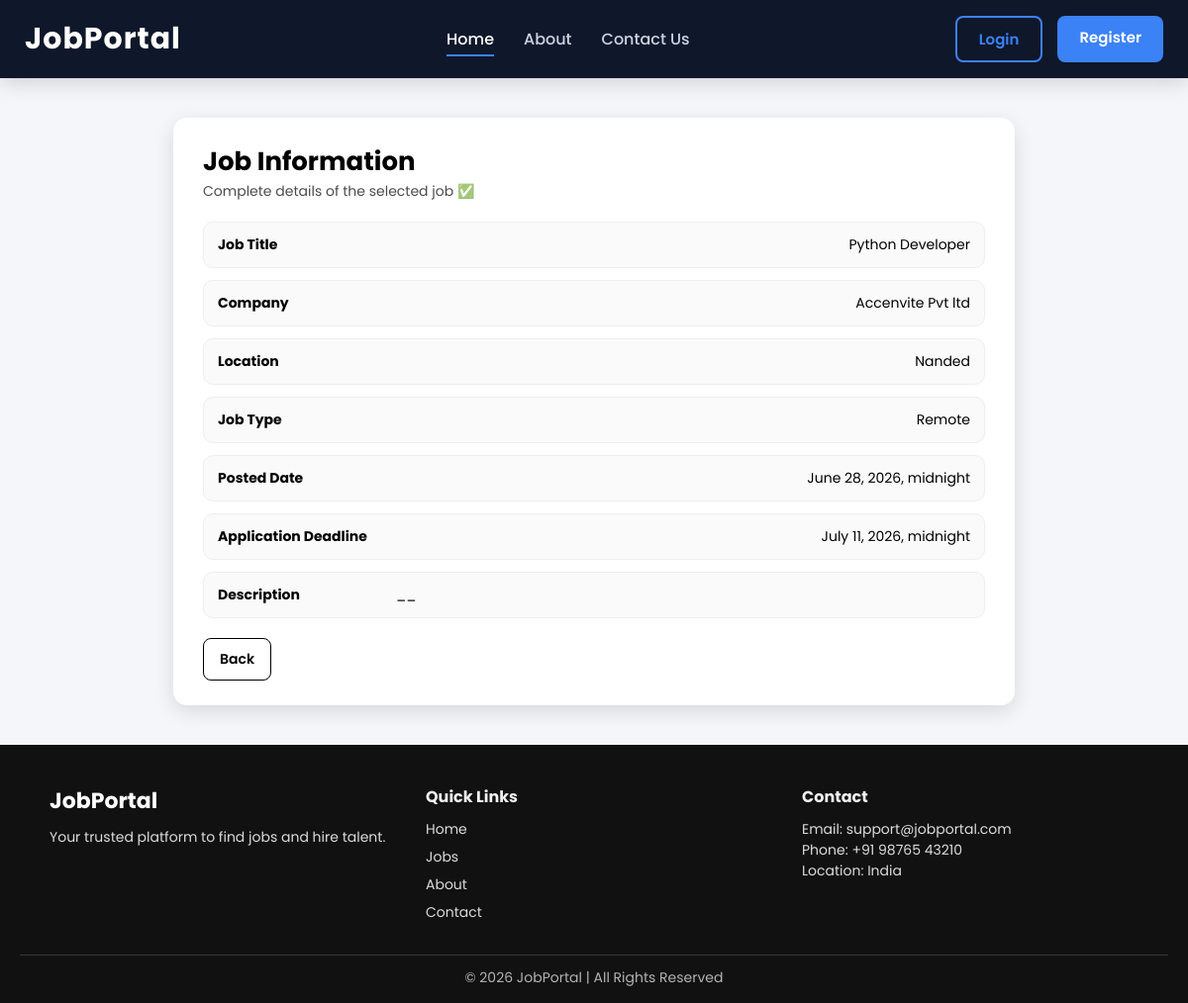
Page /info/1/ on the committed database.
### portal/models.py (models this page shows)
class Job(models.Model):
    title = models.CharField(max_length=200)
    company = models.CharField(max_length=100, null=True)
    description = models.TextField()
    location = models.CharField(max_length=100)
    job_type = models.CharField(max_length=50)
    description = models.TextField()
    posted_date = models.DateTimeField()
    application_deadline = models.DateTimeField()
    salary_range = models.CharField(max_length=50, null=True)

### portal/views.py (the view)
# urls.py: path('info/<int:pk>/', info_job, name='info_url'),
def info_job(request, pk):
    job = get_object_or_404(Job, pk=pk)
    context = {'job': job}
    template_name = "portal/info.html"
    return render (request, template_name, context)

### templates/portal/info.html (shortened to what this page needs)
{% extends "base.html" %}
{% load static %}
{% block content %}
<div class="info-page">
  <div class="info-card">
    <div class="info-header">
      <h1>Job Information</h1>
      <p>Complete details of the selected job ✅</p>
    </div>
    <div class="info-body">
      <div class="info-row">
        <span class="info-label">Job Title</span>
        <span class="info-value">{{ job.title }}</span>
      </div>
      <div class="info-row">
        <span class="info-label">Company</span>
        <span class="info-value">{{ job.company|default:"-" }}</span>
      </div>
      <div class="info-row">
        <span class="info-label">Location</span>
        <span class="info-value">{{ job.location }}</span>
      </div>
      <div class="info-row">
        <span class="info-label">Job Type</span>
        <span class="info-value">{{ job.job_type }}</span>
      </div>
      <div class="info-row">
        <span class="info-label">Posted Date</span>
        <span class="info-value">{{ job.posted_date }}</span>
      </div>
      <div class="info-row">
        <span class="info-label">Application Deadline</span>
        <span class="info-value">{{ job.application_deadline }}</span>
      </div>
      <div class="info-row desc-row">
        <span class="info-label">Description</span>
        <span class="info-value">{{ job.description }}</span>
      </div>
    </div>
    <div class="info-actions">
      <a href="{% url 'show_url' %}" class="btn-info-action btn-back">Back</a>
    </div>
  </div>
</div>
{% endblock %}

### static/css/Navbar.css (style rules this page uses)
* { margin:0; padding:0; box-sizing:border-box; font-family:'Poppins',sans-serif; }

### static/css/Portal/info.css (style rules this page uses)
.info-page { min-height: 80vh; padding: 40px 15px; background: #f5f6fa; display: flex; justify-content: center; }
.info-card { width: 100%; max-width: 850px; background: white; padding: 25px 30px; border-radius: 14px; box-shadow: 0 6px 20px rgba(0,0,0,0.12); }
.info-header h1 { font-size: 26px; margin: 0; }
.info-header p { font-size: 14px; opacity: 0.7; margin-bottom: 20px; }
.info-body { display: flex; flex-direction: column; gap: 12px; }
.info-row { display: flex; justify-content: space-between; padding: 12px 14px; background: #fafafa; border-radius: 10px; border: 1px solid #eee; }
.info-label { font-weight: 700; font-size: 14px; width: 180px; }
.info-value { font-size: 14px; flex: 1; text-align: right; }
.desc-row .info-value { text-align: left; white-space: pre-wrap; }
.info-actions { display: flex; gap: 12px; margin-top: 20px; flex-wrap: wrap; }
.btn-info-action { padding: 10px 16px; border-radius: 8px; text-decoration: none; font-weight: 600; font-size: 14px; }
.btn-back { border:1px solid black; color:black; }

### rows in the picture
Job: title "Python Developer", company "Accenvite Pvt ltd", location "Nanded", job_type "Remote", posted_date "June 28, 2026, midnight", application_deadline "July 11, 2026, midnight", description "__"
